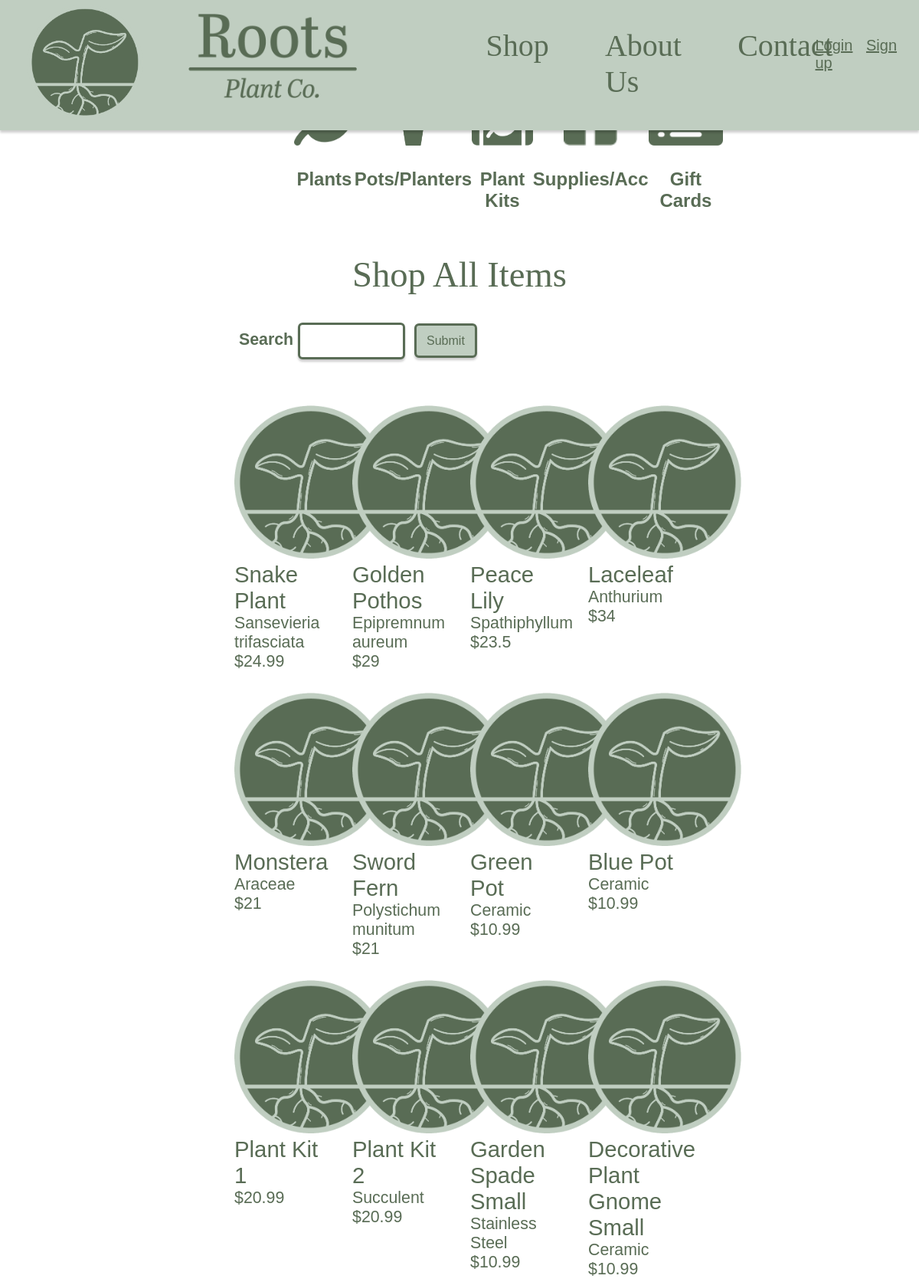
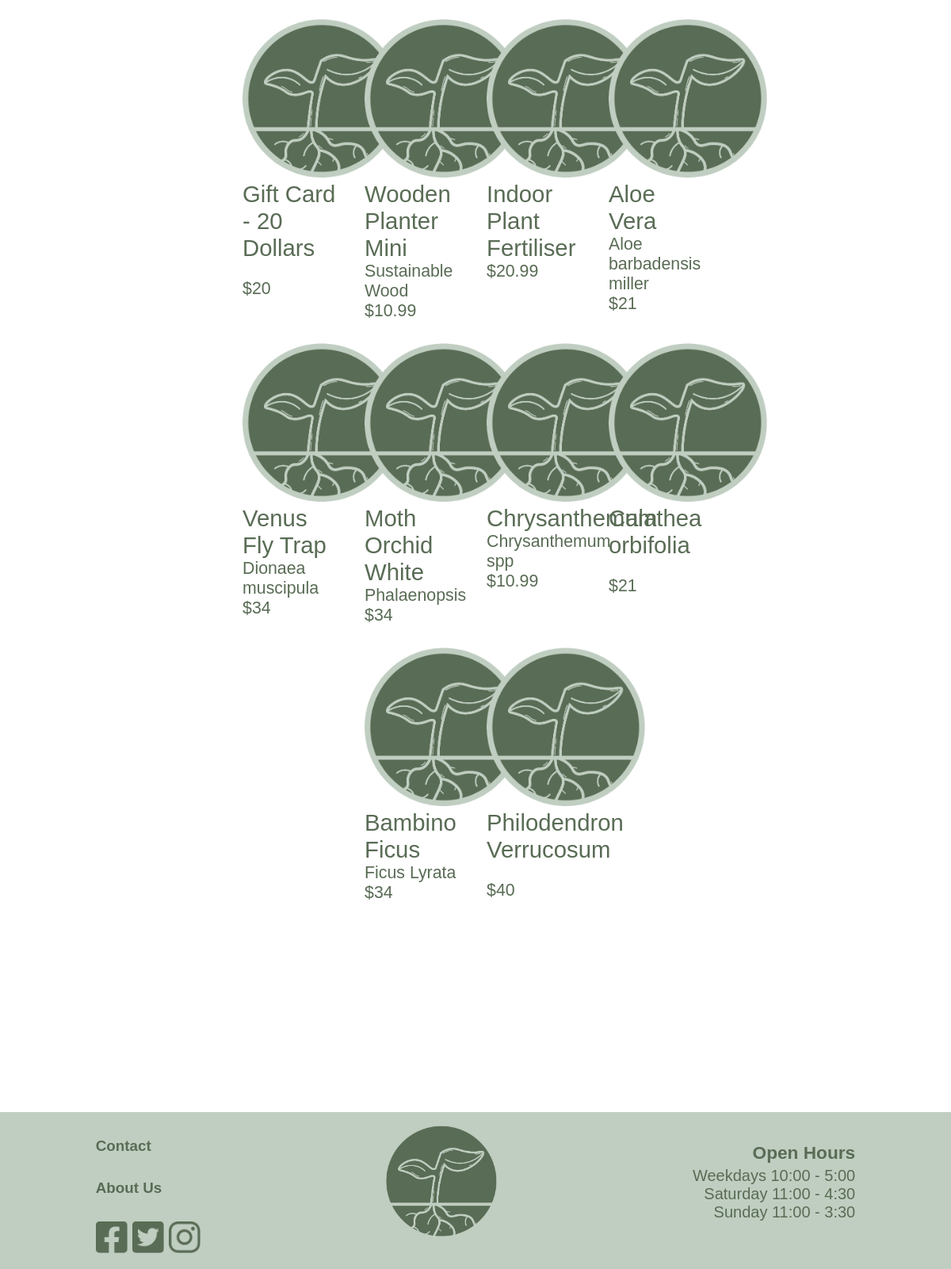
Page /shop on the committed database (2 pictures, top to bottom).
### Website/models.py (models this page shows)
class ShopProducts(db.Model):
    __tablename__ = 'shopProducts'
    id = db.Column(db.Integer, primary_key=True)
    name = db.Column(db.String(150), nullable=False) #Is required
    summary = db.Column(db.String(500), nullable=True)
    description = db.Column(db.String(1000), nullable=True)
    price = db.Column(db.Integer, nullable=False) #Is required
    stock = db.Column(db.Integer, nullable=False) #Is required
    category = db.Column(db.String(150), nullable=False) #Is required
    subCategory = db.Column(db.String(150), nullable=True)
    subSubCategory = db.Column(db.String(150), nullable=True)
    imageUrl = db.Column(db.String(150), nullable=False) #Is required
    userId = db.Column(db.Integer, db.ForeignKey('user.id'))

### Website/views.py (the view)
@views.route('/shop', methods=['GET', 'POST'])
def shopProducts():
    form, products = getShopProducts()
    return render_template('shop.html', user=current_user, products=products, form=form)

### Website/forms.py
class SearchForm(FlaskForm):
    search = StringField('Search')
    submit = SubmitField('Submit')

### Website/views.py (called while the page is built)
def getShopProducts():
    form = SearchForm()
    products = []
    if request.method == 'POST':
        if form.validate_on_submit():
            search_term = form.search.data
        if not search_term:
            flash('Please enter a search term', category='error')
        else:
            search_term = search_term.strip()
            search_words = search_term.split()
            products = ShopProducts.query.filter(
                (ShopProducts.name.contains(search_term)) |
                (ShopProducts.category.contains(search_term)) |
                (ShopProducts.summary.contains(search_term)) |
                db.or_(*[ShopProducts.description.contains(word) for word in search_words])
            ).all()
            if not products:
                flash('No products found', category='error')
    else:
        products = ShopProducts.query.all()
    return form, products

### Website/templates/shop.html (shortened to what this page needs)
{% extends "navBase.html" %}
{% block content %}
<link rel="stylesheet" href="{{ url_for('static', filename='css/shopPage.css') }}">
<div class="shopNav">
    <ul class="shopNavItems">
        <li class="shopNavItem">
            <a href="/shopPlants"><img class="navImage" height="70px" src="{{ url_for('static', filename='plantsNav.png') }}"></a>
            <a href="/shopPlants"><p>Plants</p></a>
        </li>
        <li class="shopNavItem">
            <a href="/shopPotsPlanters"><img class="navImage" height="70px" src="{{ url_for('static', filename='potsPlantersNav.png') }}"></a>
            <a href="/shopPotsPlanters"><p>Pots/Planters</p></a>
        </li>
        <li class="shopNavItem">
            <a href="/shopPlantKits"><img class="navImage" height="70px" src="{{ url_for('static', filename='plantKitNav.png') }}"></a>
            <a href="/shopPlantKits"><p>Plant Kits</p></a>
        </li>
        <li class="shopNavItem">
            <a href="/shopSuppliesAccessories"><img class="navImage" height="70px" src="{{ url_for('static', filename='facebookIcon.png') }}"></a>
            <a href="/shopSuppliesAccessories"><p>Supplies/Acc</p></a>
        </li>
        <li class="shopNavItem">
            <a href="/shopGiftCards"><img class="navImage" height="70px" src="{{ url_for('static', filename='giftCardNav.png') }}"></a>
            <a href="/shopGiftCards"><p>Gift Cards</p></a>
        </li>
    </ul>
</div>
{% block categoryTitle %}
<h1 class="title">Shop All Items</h1>
{% endblock %}
<form class="search" method="POST">
    {{ form.search.label }} {{ form.search(size=20) }}
    {{ form.submit() }}
</form>
<div class="shopContainer">
    <div class="flexContainer">
        {% block productDisplay %}
        {% for product in products %}
        <div class="flexBox">
            <a href = "/product/{{product.id}}">
            <div class="productImage">
                <img src="{{ url_for('static', filename='img/' + product.imageUrl) }}" width="200" alt="Plant image">
            </div>
            <div class="productName">
                {{ product.name }}
            </div>
            <div class="productSummary">
                {% if product.summary == "None" or product.summary == None %}
                 <p></p>
                {% else %}
                {{ product.summary }}
                {% endif %}
            </div>
            <div class="productPrice">
                ${{ product.price }}
            </div>
            </a>
        </div>
        {% endfor %}
        {% endblock %}
    </div>
</div>
{% endblock %}

### Website/static/css/navBase.css (style rules this page uses)
body, html { margin: 0%; padding: 0%; background-image: url(/static/background.jpg); background-size: cover; background-attachment: fixed; background-position: center; background-repeat: no-repeat; }

### Website/static/css/shopPage.css (style rules this page uses)
.shopNavItems { list-style: none; display: flex; justify-content: space-between; padding: 0%; margin-left: 20%; margin-right: 20%; }
.shopNavItem { display: flex; flex-direction: column; text-align: center; }
.shopNavItem a { font-family: "brandon-grotesque", sans-serif; font-weight: 600; font-style: normal; color: #596C55; font-size: 18pt; text-decoration: none; }
.search { font-family: "brandon-grotesque", sans-serif; font-weight: 600; font-style: normal; color: #596C55; font-size: 16pt; margin-top: 5%; margin-bottom: 5%; margin-left: 10%; }
.search input#submit { background-color: #C0CEC1; border: 3px solid #596C55; border-radius: 6px; font-family: "brandon-grotesque", sans-serif; font-weight: 400; font-style: normal; color: #596C55; font-size: 12pt; box-shadow: 0px 3px 3px rgba(0, 0, 0, 0.2); padding-left: 2%; padding-right: 2%; margin-left: 1%; height: 45px; }
.search input#search { width: 20%; height: 40px; border: 3px solid #596C55; border-radius: 6px; box-shadow: 0px 3px 3px rgba(0, 0, 0, 0.2); }
.title { font-family: abril-titling, serif; font-style: normal; font-weight: 400; color: #596C55; font-size: 35pt; text-align: center; }
.flexContainer { width: 100%; height: auto; display: flex; flex-wrap: wrap; flex-direction: row; justify-content: center; box-sizing: border-box; margin: 0%; padding: 10px; }
.flexBox { width: 18%; height: auto; text-align: left; margin: 2%; }
.flexBox a { text-decoration: none; }
.productName { font-family: "brandon-grotesque", sans-serif; font-weight: 400; font-style: normal; color: #596C55; font-size: 22pt; text-decoration: none; margin-bottom: 0%; }
.productSummary { font-family: "brandon-grotesque", sans-serif; font-weight: 400; font-style: normal; color: #596C55; font-size: 16pt; text-decoration: none; margin-top: 0%; margin-bottom: 0%; }
.productPrice { font-family: "brandon-grotesque", sans-serif; font-weight: 400; font-style: normal; color: #596C55; font-size: 16pt; text-decoration: none; margin-top: 0%; margin-bottom: 0%; }

### rows in the picture
ShopProducts: imageUrl (picture), name "Snake Plant", summary "Sansevieria trifasciata", price "24.99"
ShopProducts: imageUrl (picture), name "Golden Pothos", summary "Epipremnum aureum", price "29"
ShopProducts: imageUrl (picture), name "Peace Lily", summary "Spathiphyllum", price "23.5"
ShopProducts: imageUrl (picture), name "Laceleaf", summary "Anthurium", price "34"
ShopProducts: imageUrl (picture), name "Monstera", summary "Araceae", price "21"
ShopProducts: imageUrl (picture), name "Sword Fern", summary "Polystichum munitum", price "21"
ShopProducts: imageUrl (picture), name "Green Pot", summary "Ceramic", price "10.99"
ShopProducts: imageUrl (picture), name "Blue Pot", summary "Ceramic", price "10.99"
ShopProducts: imageUrl (picture), name "Plant Kit 1", price "20.99"
ShopProducts: imageUrl (picture), name "Plant Kit 2", summary "Succulent", price "20.99"
ShopProducts: imageUrl (picture), name "Garden Spade Small", summary "Stainless Steel", price "10.99"
ShopProducts: imageUrl (picture), name "Decorative Plant Gnome Small", summary "Ceramic", price "10.99"
ShopProducts: imageUrl (picture), name "Gift Card - 20 Dollars", price "20"
ShopProducts: imageUrl (picture), name "Wooden Planter Mini", summary "Sustainable Wood", price "10.99"
ShopProducts: imageUrl (picture), name "Indoor Plant Fertiliser", price "20.99"
ShopProducts: imageUrl (picture), name "Aloe Vera", summary "Aloe barbadensis miller", price "21"
ShopProducts: imageUrl (picture), name "Venus Fly Trap", summary "Dionaea muscipula", price "34"
ShopProducts: imageUrl (picture), name "Moth Orchid White", summary "Phalaenopsis", price "34"
ShopProducts: imageUrl (picture), name "Chrysanthemum", summary "Chrysanthemum spp", price "10.99"
ShopProducts: imageUrl (picture), name "Calathea orbifolia", price "21"
ShopProducts: imageUrl (picture), name "Bambino Ficus", summary "Ficus Lyrata", price "34"
ShopProducts: imageUrl (picture), name "Philodendron Verrucosum", price "40"
